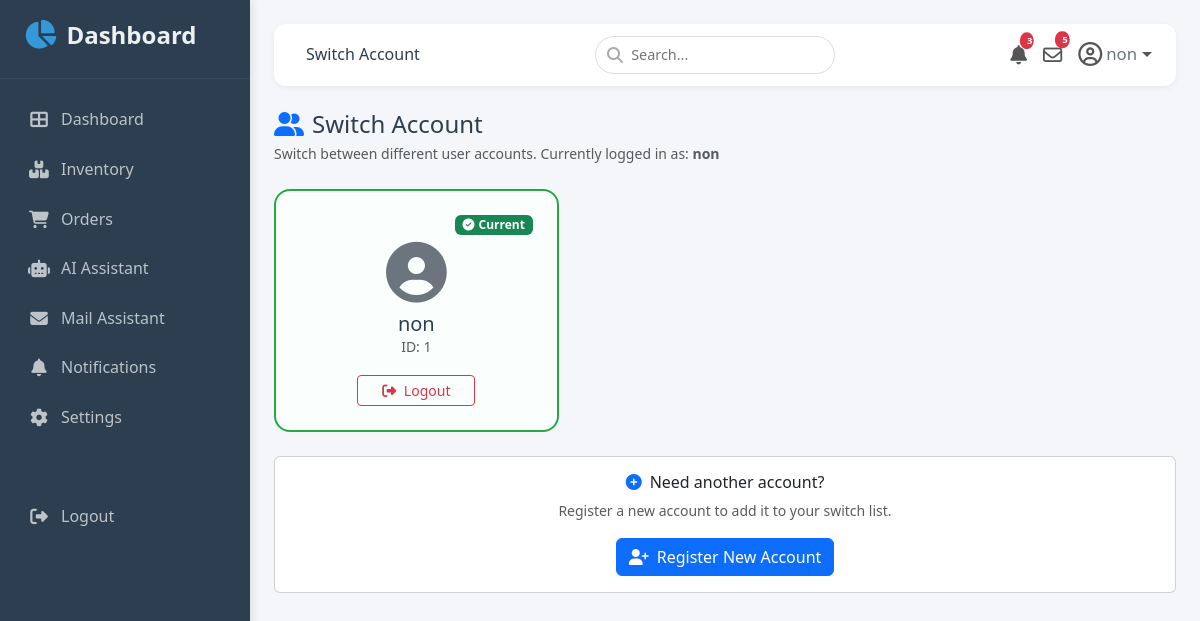
Page /switch_user (signed in) on the earlier database version.
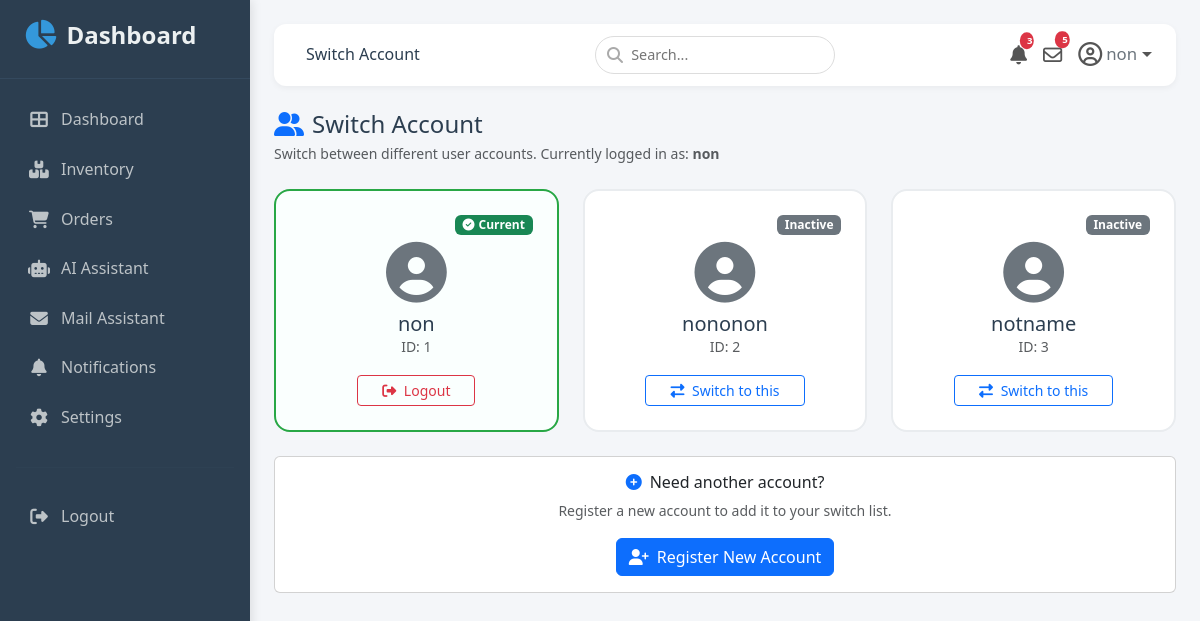
Same page on the later database version.
### app.py (models this page shows, shortened)
class User(UserMixin, db.Model):
    id            = db.Column(db.Integer, primary_key=True)
    first_name    = db.Column(db.String(80), nullable=False)
    last_name     = db.Column(db.String(80), nullable=False)
    username      = db.Column(db.String(80), unique=True, nullable=False)
    password_hash = db.Column(db.String(200), nullable=False)

### app.py (the view, shortened to what this page needs)
@app.route('/switch_user',methods=['GET', 'POST'])
@login_required
def switch_user():
    accounts = User.query.all()
    return render_template('switch_user.html',accounts=accounts)

### app.py (called while the page is built)
@login_manager.user_loader
def load_user(user_id):
    return User.query.get(int(user_id))

### templates/switch_user.html (shortened to what this page needs)
{% extends "base.html" %}
{% block page_title %}Switch Account{% endblock %}
{% block content %}
<div class="d-flex flex-wrap justify-content-between align-items-center mb-4">
  <div>
    <h4 class="mb-1"><i class="fas fa-user-friends me-2 text-primary"></i>Switch Account</h4>
    <p class="text-muted small mb-0">
      Switch between different user accounts. Currently logged in as:
      <strong>{{ current_user.username }}</strong>
    </p>
  </div>
</div>
<div class="row g-4">
  {% for account in accounts %}
  <div class="col-md-6 col-lg-4">
    <div class="account-card {% if account.id == current_user.id %}active{% endif %} p-4 text-center h-100">
      <div class="d-flex justify-content-between align-items-start mb-2">
        <span class="badge {% if account.id == current_user.id %}bg-success{% else %}bg-secondary{% endif %}">
          {% if account.id == current_user.id %}
            <i class="fas fa-check-circle me-1"></i>Current
          {% else %}
            Inactive
          {% endif %}
        </span>
      </div>
      <i class="fas fa-user-circle avatar"></i>
      <h5 class="mt-2 mb-0">{{ account.username }}</h5>
      <p class="text-muted small">ID: {{ account.id }}</p>
      {% if account.id == current_user.id %}
        <form action="{{ url_for('logout') }}" method="POST" class="d-inline">
          <button type="submit" class="btn btn-outline-danger btn-sm px-4">
            <i class="fas fa-sign-out-alt me-1"></i> Logout
          </button>
        </form>
      {% else %}
        <form action="{{ url_for('switch_user') }}" method="POST" class="d-inline">
          <button type="submit" class="btn btn-outline-primary btn-sm px-4">
            <i class="fas fa-exchange-alt me-1"></i> Switch to this
          </button>
        </form>
      {% endif %}
    </div>
  </div>
  {% else %}
  <div class="col-12 text-center py-5">
    <i class="fas fa-user-slash fa-3x text-muted mb-3"></i>
    <h5>No users found</h5>
    <p class="text-muted">There are no other users to switch to.</p>
  </div>
  {% endfor %}
</div>
<div class="row mt-4">
  <div class="col-12">
    <div class="card">
      <div class="card-body text-center">
        <h6 class="mb-2"><i class="fas fa-plus-circle text-primary me-2"></i>Need another account?</h6>
        <p class="text-muted small mb-3">Register a new account to add it to your switch list.</p>
        <a href="{{ url_for('register') }}" class="btn btn-primary">
          <i class="fas fa-user-plus me-2"></i>Register New Account
        </a>
      </div>
    </div>
  </div>
</div>
{% endblock %}

### templates/base.html (shortened to what this page needs)
<!DOCTYPE html>
<html lang="en">
<head>
  <link href="https://cdn.jsdelivr.net/npm/bootstrap@5.3.0/dist/css/bootstrap.min.css" rel="stylesheet">
  <link rel="stylesheet" href="https://cdnjs.cloudflare.com/ajax/libs/font-awesome/6.4.0/css/all.min.css">
  <link rel="stylesheet" href="{{ url_for('static', filename='style.css') }}">
</head>
<body>
  <nav class="sidebar" id="sidebar">
    <div class="brand">
      <i class="fas fa-chart-pie"></i> Dashboard
    </div>
    <ul class="nav flex-column">
      <li class="nav-item">
        <a class="nav-link {% if request.endpoint == 'dashboard' %}active{% endif %}"
           href="{{ url_for('dashboard') }}">
          <i class="fas fa-th-large"></i> Dashboard
        </a>
      </li>
      <li class="nav-item">
        <a class="nav-link {% if request.endpoint == 'Machines' %}active{% endif %}"
           href="{{ url_for('Machines') }}">
          <i class="fas fa-boxes"></i> Inventory
        </a>
      </li>
      <li class="nav-item">
        <a class="nav-link {% if request.endpoint == 'orders' %}active{% endif %}"
           href="{{ url_for('orders') }}">
          <i class="fas fa-shopping-cart"></i> Orders
        </a>
      </li>
      <li class="nav-item">
        <a class="nav-link {% if request.endpoint == 'Ai_assistant' %}active{% endif %}"
           href="{{ url_for('Ai_assistant') }}">
          <i class="fas fa-robot"></i> AI Assistant
        </a>
      </li>
      <li class="nav-item">
        <a class="nav-link {% if request.endpoint == 'ai_mail_assistant' %}active{% endif %}"
           href="{{ url_for('ai_mail_assistant') }}">
          <i class="fas fa-envelope"></i> Mail Assistant
        </a>
      </li>
      <li class="nav-item">
        <a class="nav-link {% if request.endpoint == 'notifications' %}active{% endif %}"
           href="{{ url_for('notifications') }}">
          <i class="fas fa-bell"></i> Notifications
        </a>
      </li>
      <li class="nav-item">
        <a class="nav-link" href="{{ url_for('settings') }}"><i class="fas fa-cog"></i> Settings</a>
      </li>
    </ul>
    <hr style="border-color:#34495e; margin: 1.5rem 1rem;">
    <ul class="nav flex-column">
      <li class="nav-item">
        <a class="nav-link" href="{{ url_for('logout') }}"><i class="fas fa-sign-out-alt"></i> Logout</a>
      </li>
    </ul>
  </nav>
  <div class="main-content">
    <div class="top-navbar">
      <div>
        <span class="ms-2 d-none d-sm-inline">{% block page_title %}Dashboard{% endblock %}</span>
      </div>
      <div class="search-box d-none d-md-block">
        <i class="fas fa-search"></i>
        <input type="text" placeholder="Search...">
      </div>
      <div class="nav-icons d-flex align-items-center">
        <div class="dropdown me-2">
          <a href="{{ url_for('notifications') }}" class="text-decoration-none position-relative" id="notificationDropdown" role="button" data-bs-toggle="dropdown" aria-expanded="false">
            <i class="fas fa-bell" style="font-size: 1.2rem;"></i>
            <span class="badge bg-danger position-absolute top-0 start-100 translate-middle" id="navNotifCount" style="font-size: 0.6rem; padding: 0.25rem 0.45rem;">12</span>
          </a>
        </div>
        <a href="{{ url_for('ai_mail_assistant') }}" class="text-decoration-none me-2 position-relative">
          <i class="far fa-envelope" style="font-size: 1.2rem;"></i>
          <span class="badge bg-danger position-absolute top-0 start-100 translate-middle" style="font-size: 0.6rem; padding: 0.25rem 0.45rem;">5</span>
        </a>
        <div class="dropdown">
          <a href="#" class="text-decoration-none dropdown-toggle d-flex align-items-center"
             id="userDropdown" role="button" data-bs-toggle="dropdown" aria-expanded="false">
            <i class="far fa-user-circle fa-lg"></i>
            <span class="ms-1 d-none d-md-inline small text-secondary">
              {{ current_user.username if current_user.is_authenticated else 'Admin' }}
            </span>
          </a>
        </div>
      </div>
    </div>
    {% block content %}{% endblock %}
</body>
</html>

### static/style.css (style rules this page uses)
* { margin: 0; padding: 0; box-sizing: border-box; }
body { background-color: #f4f6f9; font-family: 'Segoe UI', Tahoma, Geneva, Verdana, sans-serif; color: #2c3e50; line-height: 1.6; }
a { text-decoration: none; color: inherit; }
.sidebar { position: fixed; top: 0; left: 0; height: 100vh; width: 250px; background-color: #2c3e50; color: #ecf0f1; transition: transform 0.3s ease; z-index: 1050; padding: 1rem 0; overflow-y: auto; box-shadow: 2px 0 10px rgba(0, 0, 0, 0.1); }
.sidebar .brand { font-size: 1.5rem; font-weight: 600; padding: 0 1.5rem 1.5rem 1.5rem; border-bottom: 1px solid #34495e; margin-bottom: 1rem; display: flex; align-items: center; gap: 10px; }
.sidebar .brand i { color: #3498db; font-size: 1.8rem; }
.sidebar .nav-link { color: #bdc3c7; padding: 0.75rem 1.5rem; border-left: 3px solid transparent; transition: all 0.2s ease; display: flex; align-items: center; gap: 10px; }
.sidebar .nav-link i { width: 24px; text-align: center; font-size: 1.1rem; }
.sidebar hr { border-color: #34495e; margin: 1.5rem 1rem; }
.main-content { margin-left: 250px; padding: 1.5rem; min-height: 100vh; transition: margin-left 0.3s ease; }
.top-navbar { background: #fff; border-radius: 12px; padding: 0.75rem 1.5rem; box-shadow: 0 2px 6px rgba(0, 0, 0, 0.05); margin-bottom: 1.5rem; display: flex; align-items: center; justify-content: space-between; }
.top-navbar .search-box { position: relative; }
.top-navbar .search-box input { border-radius: 30px; border: 1px solid #ddd; padding: 0.4rem 1rem 0.4rem 2.2rem; font-size: 0.9rem; width: 240px; transition: border 0.2s ease; }
.top-navbar .search-box i { position: absolute; left: 12px; top: 50%; transform: translateY(-50%); color: #aaa; }
.nav-icons { display: flex; align-items: center; gap: 0.5rem; }
.nav-icons a { color: #555; font-size: 1.2rem; position: relative; transition: color 0.2s ease; }
.nav-icons a .badge { position: absolute; top: -6px; right: -8px; font-size: 0.6rem; padding: 0.25rem 0.45rem; background: #e74c3c; color: #fff; border-radius: 50%; }
.account-card { transition: 0.2s; border-radius: 16px; border: 2px solid #e9ecef; background: #fff; }
.account-card.active { border-color: #28a745; background: #fafffe; }
.account-card .avatar { font-size: 3.8rem; color: #6c757d; }

### templates/switch_user.html (style rules this page uses)
.account-card { transition: 0.2s; border-radius: 16px; border: 2px solid #e9ecef; background: #fff; }
.account-card.active { border-color: #28a745; background: #fafffe; }
.account-card .avatar { font-size: 3.8rem; color: #6c757d; }

Differences in the rows shown:
added User: shows "Inactive", username "nononon", id "2"
added User: shows "Inactive", username "notname", id "3"
